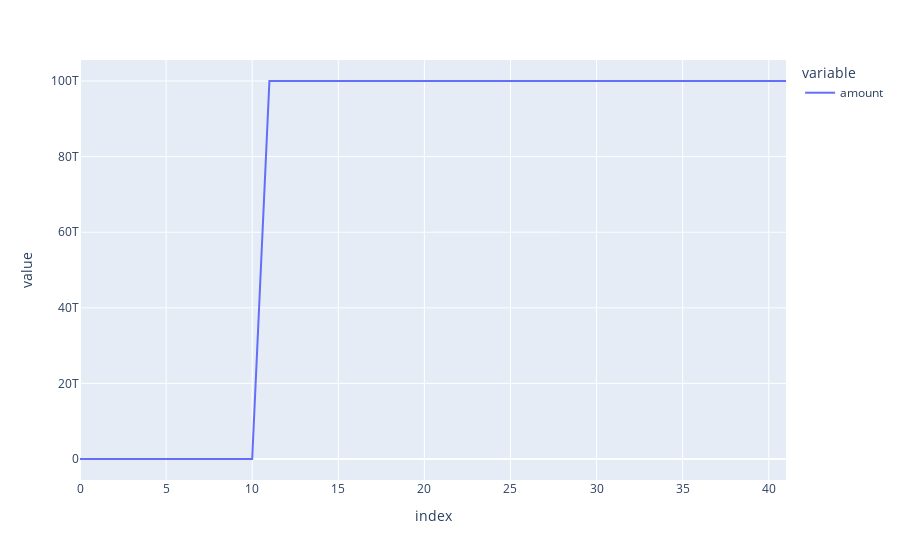

Here is the notebook cell this chart was saved with:
### Code cell
vault = pd.read_csv(experiment_path('spot_vault_0'))
vault['amount'].plot()

### Figure 1 — Plotly figure (JSON) as saved in the notebook; plotly's stock layout.template omitted (floating-point values rounded to 4 significant figures)
{"data": [{"hovertemplate": "variable=amount<br>index=%{x}<br>value=%{y}<extra></extra>", "legendgroup": "amount", "line": {"color": "#636efa", "dash": "solid"}, "marker": {"symbol": "circle"}, "mode": "lines", "name": "amount", "orientation": "v", "showlegend": true, "type": "scatter", "x": [0, 1, 2, 3, 4, 5, 6, 7, 8, 9, 10, 11, 12, 13, 14, 15, 16, 17, 18, 19, 20, 21, 22, 23, 24, 25, 26, 27, 28, 29, 30, 31, 32, 33, 34, 35, 36, 37, 38, 39, 40, 41], "xaxis": "x", "y": [0, 100000000, 200000000, 300000000, 400000000, 500000000, 600000000, 700000000, 800000000, 900000000, 1000000000, 100001000000000, 100001000000000, 100001000000000, 100001000000000, 100001000000000, 100001000000000, 100001000000000, 100001000000000, 100001000000000, 100001000000000, 100001000000000, 100001217749092, 100001235500702, 100001453299497, 100001670987621, 100001806479313, 100001999999999, 100001999999999, 100001999999999, 100001999999999, 100001999999999, 100001999999999, 100001999999999, 100001999999999, 100001999999999, 100001999999999, 100001999999999, 100001999999999, 100001999999999, 100001999999999, 100002967108243], "yaxis": "y"}], "layout": {"legend": {"title": {"text": "variable"}, "tracegroupgap": 0}, "margin": {"t": 60}, "xaxis": {"anchor": "y", "domain": [0, 1], "title": {"text": "index"}}, "yaxis": {"anchor": "x", "domain": [0, 1], "title": {"text": "value"}}}}
